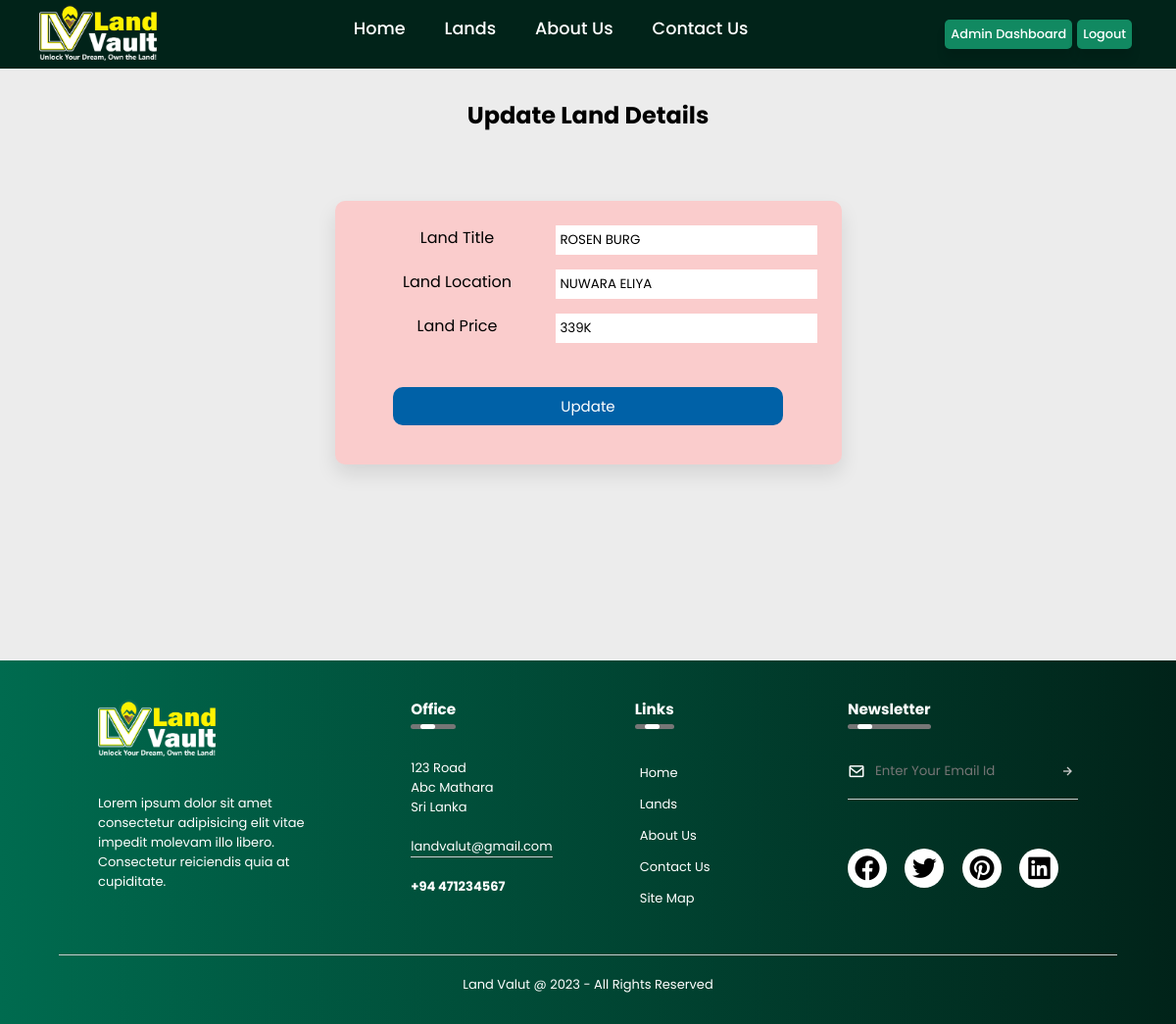
Screenshot of /updateLand.php?id=3 (signed in) with the database file from the repository.
### tables this page shows
CREATE TABLE land(
	landID INT AUTO_INCREMENT PRIMARY KEY NOT NULL,
	l_title varchar(60) NOT NULL,
	l_location varchar(30) NOT NULL,
	l_price varchar(20) NOT NULL,
	l_imgLoc varchar(20) NOT NULL,
	sellerID INT NOT NULL,
	l_description varchar(300)
);

### updateLand.php (the view, shortened to what this page needs)
<?php
    $title = 'Update'; include("header.php");
?>
<link rel="stylesheet" href="./css/updateLand.css">
<section>
    <h1 class="main-title">Update Land Details</h1>
    <?php
        include_once("./config/databaseConfig.php");
        $landid = $_GET["id"];
        $sql = mysqli_query($conn, "SELECT *
                                    FROM land
                                    WHERE landID='" . $landid . "'
                                    ");
        $row  = mysqli_fetch_array($sql);
            $lTitle = $row["l_title"];
            $lLocation = $row["l_location"];
            $lPrice = $row["l_price"];
    ?>
        <div class="container">
        <form class="update_form" action="./admin/updateLandConfig.php" method="POST">
                <div class="input-field">
                <label>Land Title</label>
                <input required value='<?php echo"$lTitle";?>' type="text" name="lTitle">
                </div>
                <div class="input-field">
                <label>Land Location</label>
                <input required value='<?php echo"$lLocation";?>' type="text" name="lLocation">
                </div>
                <div class="input-field">
                <label>Land Price</label>
                <input required value='<?php echo"$lPrice";?>' type="text" name="lPrice">
                </div>
                <div class="btn">
                <button type="submit" name="update">Update</button>
                </div>
            </form>
        </div>
</section>
<?php include("footer.php"); ?>

### css/header.css (style rules this page uses)
* { margin: 0; padding: 0; box-sizing: border-box; font-family: 'Poppins', sans-serif; scroll-behavior: smooth; list-style: none; text-decoration: none; }
body { background-color: #ececec; }

### css/updateLand.css (style rules this page uses)
section { justify-content: center; text-align: center; display: flex; flex-direction: column; justify-items: center; width: 60%; margin-left: auto; margin-right: auto; }
.main-title { position: relative; top: 100px; }
form { display: block; }
.container { display: block; margin-top: 150px; padding: 20px; margin-left: auto; margin-right: auto; margin-bottom: 180px; }
.update_form { display: block; background-color: #facccc; border-radius: 10px; box-shadow: 0px 10px 20px rgba(0, 0, 0, 0.1); padding: 10px; }
.input-field { display: flex; margin: 15px; }
.input-field label { width: 200px; }
.input-field input { background-color: white; padding: 5px; border: none; }
.update_form button { color: #fff; background-color: #0061a7; padding: 8px; border-radius: 10px; width: 80%; cursor: pointer; border: none; font-size: 15px; margin-top: 30px; margin-bottom: 30px; }
.update_form input { color: black; }

### css/footer.css (style rules this page uses)
* { margin: 0; padding: 0; box-sizing: border-box; font-family: 'Poppins', sans-serif; scroll-behavior: smooth; list-style: none; text-decoration: none; }

### rows the page displays
land: lTitle "ROSEN BURG", lLocation "NUWARA ELIYA", lPrice "339K"
